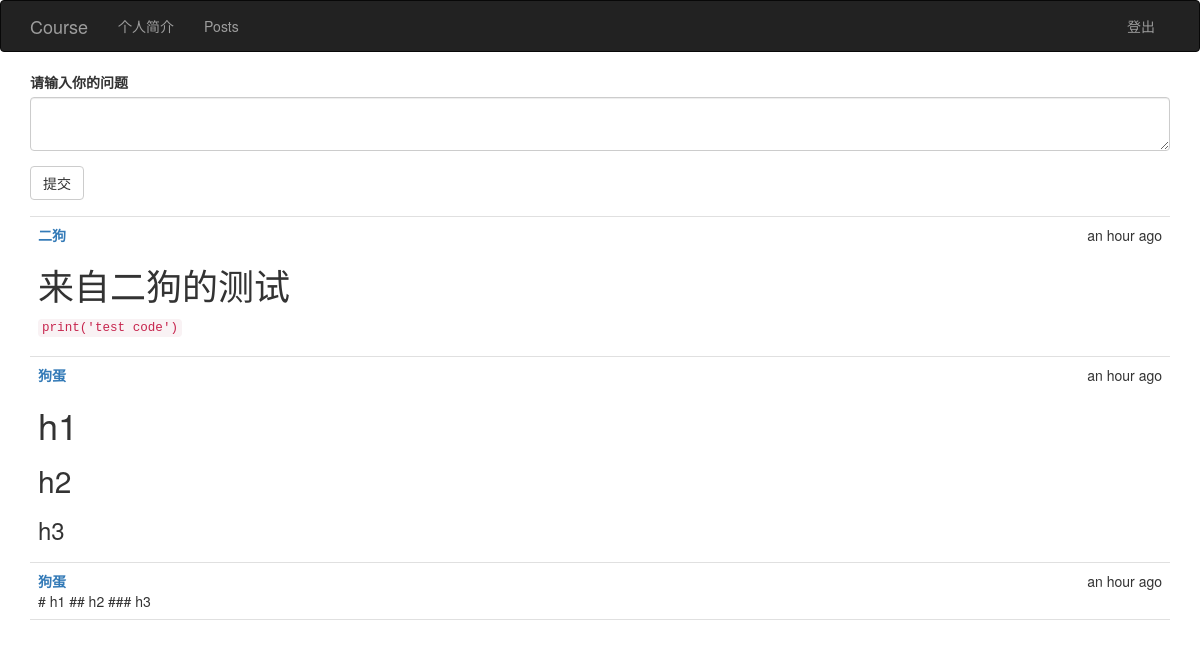
The app's page /post (signed in) with its own data.
### app/models.py (models this page shows, shortened)
class Post(db.Model):
    __tablename__ = 'posts'
    id = db.Column(db.Integer, primary_key=True)
    body = db.Column(db.Text)
    body_html = db.Column(db.Text)
    timestamp = db.Column(db.DateTime, index=True, default=datetime.utcnow)
    author_id = db.Column(db.Integer, db.ForeignKey('users.id'))

class User(UserMixin, db.Model):
    __tablename__ = 'users'
    id = db.Column(db.Integer, primary_key=True)
    name = db.Column(db.String(64), unique=True, index=True)
    password = db.Column(db.String(64))
    email = db.Column(db.String(64), nullable=True)
    posts = db.relationship('Post', backref='author', lazy='dynamic')

### app/main/views.py (the view)
@main.route('/post', methods=['GET', 'POST'])
@login_required
def post():
    form = PostForm()
    if form.validate_on_submit():
        post = Post(body=form.body.data,
                    author=current_user._get_current_object())
        db.session.add(post)
        db.session.commit()
        return redirect(url_for('.post'))
    posts = Post.query.order_by(Post.timestamp.desc()).all()
    return render_template('posts.html', form=form, posts=posts)

### app/main/forms.py
class PostForm(FlaskForm):
    body = PageDownField('请输入你的问题', validators=[DataRequired()])
    submit = SubmitField('提交')

### app/models.py (called while the page is built)
@loginManager.user_loader
def load_user(user_id):
    return User.query.get(int(user_id))

### app/templates/posts.html
{% extends "base.html" %}
{% import "bootstrap/wtf.html" as wtf %}
{% block page_content %}
<div>
    {{ wtf.quick_form(form) }}
</div>
<ul class="posts">
    {% for post in posts %}
    <li class="post">
        <div class="post-thumnail">
            <div class="post-date">{{ moment(post.timestamp).fromNow() }}</div>
            <div class="post-author">
                <a href="{{ url_for('.user_profile', id=post.author.id) }}">
                    {{ post.author.name }}
                </a>
            </div>
            <div class="post-body">
                {% if post.body_html %}
                    {{ post.body_html | safe }}
                {% else %}
                    {{ post.body }}
                {% endif %}
            </div>
        </div>
    </li>
    {% endfor %}
</ul>
{% endblock %}

### app/static/css/styles.css (style rules this page uses)
ul.posts { list-style-type: none; padding: 0px; margin: 16px 0px 0px 0px; border-top: 1px solid #e0e0e0; }
ul.posts li.post { padding: 8px; border-bottom: 1px solid #e0e0e0; }
div.post-date { float: right; }
div.post-author { font-weight: bold; }

### records on screen
Post: timestamp "an hour ago", author.name "二狗", body_html "来自二狗的测试 print('test code')"
Post: timestamp "an hour ago", author.name "狗蛋", body_html "h1 h2 h3"
Post: timestamp "an hour ago", author.name "狗蛋", body "# h1 ## h2 ### h3"
